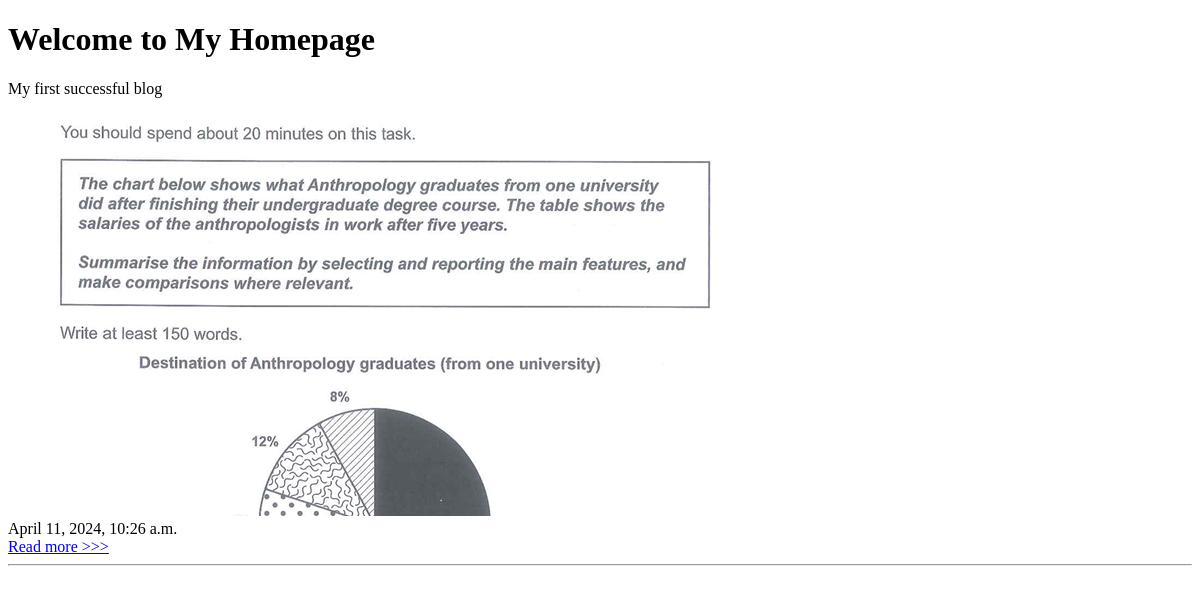
The page / on the database its author committed.
### base/models.py (models this page shows)
class Blog(models.Model):
    STATUS_CHOICES = (
        ("pending", "Pending"),
        ("approved", "Approved"),
        ("rejected", "Rejected"),
    )
    title = models.CharField(max_length=100)
    user = models.ForeignKey(to=Account, on_delete=models.CASCADE)
    document = models.FileField(upload_to="docs/")
    body = RichTextField(max_length=7000)
    view_count = models.BigIntegerField(default=0)
    date_created = models.DateTimeField(auto_now_add=True)
    status = models.CharField(max_length=10, choices=STATUS_CHOICES, default="pending")
    increment_date = models.BigIntegerField(default=1)
    like_count = models.BigIntegerField(default=0)

### base/views.py (the view)
# urls.py: path("", HomeView.as_view(), name="home"),
class HomeView(TemplateView):
    template_name = "home.html"
    def get_context_data(self, **kwargs):
        context = super().get_context_data(**kwargs)
        blog_list_view = BlogsListView()
        blog_list_view.setup(self.request)
        queryset = blog_list_view.get_queryset()
        context["object_list"] = queryset
        paginator = blog_list_view.get_paginator(queryset, blog_list_view.paginate_by)
        page_number = self.request.GET.get("page")
        page_obj = paginator.get_page(page_number)
        context["page_obj"] = page_obj
        context["is_paginated"] = page_obj.has_other_pages()
        return context

### templates/home.html (shortened to what this page needs)
<!DOCTYPE html>
<html lang="en">
<head>
</head>
<body>
    <h1>Welcome to My Homepage</h1>
    {% include 'blog-list.html' with object_list=object_list is_paginated=is_paginated page_obj=page_obj %}
</body>
</html>

### templates/blog-list.html (shortened to what this page needs)
{% for blog in page_obj %}
    <div class="blog-item">
        {{ blog.title }}<br><br>
        <div class="image-container">
            <img src="{{ blog.document.url }}">
        </div><br>
        {{ blog.date_created }}<br>
        <a href="{% url 'blogs-detail' blog.pk %}">Read more >>></a>
        <hr>
    </div>
{% empty %}
    <p>No blogs found.</p>
{% endfor %}

### templates/home.html (style rules this page uses)
.image-container { max-width: 100%; max-height: 400px; overflow: hidden; display: inline-block; }
.image-container img { max-width: 100%; height: auto; display: block; }

### rows shown on the page
Blog: title "My first successful blog", document (picture), date_created "April 11, 2024, 10:26 a.m."
